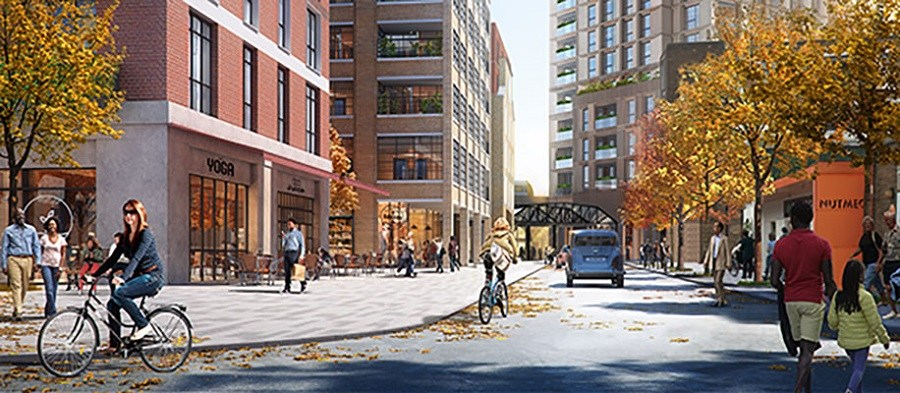
#> input picture images_training/aaa.jpg, 900 x 393 px, found by its file name; its folder holds only this picture in this run
$ python FirstTask.py
#> lines starting #> are read from the running program, lines starting #| are printed output that depends on the picture; after the words box and inside, x2 and y2 are one past the last pixel; in counts of white or black regions, pixels touching at a corner belong together
import cv2
import matplotlib.image as mpimg
import matplotlib.pyplot as plt
import os
import numpy
import numpy as np
from matplotlib import interactive

#img = cv2.imread("C:\\Users\\Teo\\Desktop\\Testing-Image-Processing\\first_image.png")

imageDir = "C:\\Users\\Teo\\Desktop\\Testing-Image-Processing\\images_training"
imageFiles = os.listdir(imageDir)
imageList = [] #this list will contain all the test images
for i in range(0, len(imageFiles)):
    imageList.append(mpimg.imread(imageDir +"\\"+imageFiles[i]))

def display_images(images, cmap=None):
    plt.figure(figsize=(8,6))
    for i, image in enumerate(images):
        plt.subplot(3,2,i+1)
        plt.imshow(image, cmap)
        plt.autoscale(tight=True)

    plt.show()

display_images(imageList)
#> the loop in display_images, `for i, image in enumerate(images):` made 1 pass

def color_filter(image):
    #convert to HLS to mask based on HLS
    hls = cv2.cvtColor(image, cv2.COLOR_RGB2HLS)
    lower = np.array([0,190,0])
    upper = np.array([255,255,255])
    yellower = np.array([10,0,90])
    yelupper = np.array([50,255,255])
    yellowmask = cv2.inRange(hls, yellower, yelupper)
    whitemask = cv2.inRange(hls, lower, upper)
    mask = cv2.bitwise_or(yellowmask, whitemask)
    masked = cv2.bitwise_and(image, image, mask = mask)
    return masked

filtered_img = list(map(color_filter, imageList))
#> in color_filter, image is the input picture: shape (393, 900, 3); mean R, G, B 133.1, 116.3, 105.3
#> in color_filter, `yellowmask = cv2.inRange(hls, yellower, yelupper)`:
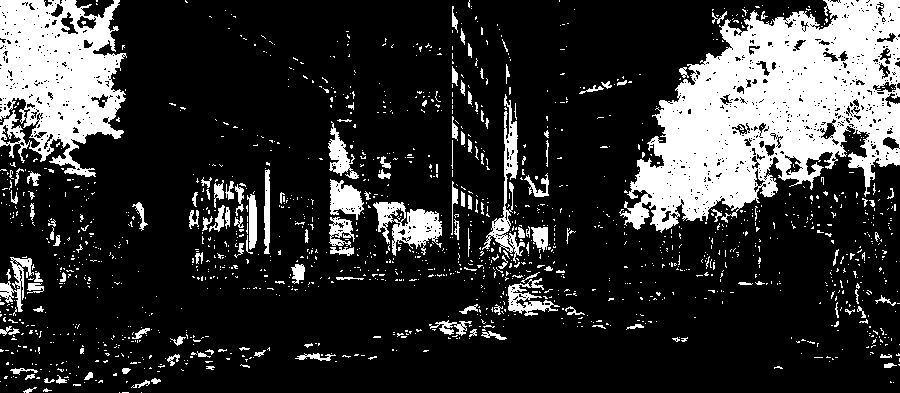
#> yellowmask: shape (393, 900); 19.9% white; 1511 white regions (1369 under 20 px), largest, box (x1, y1, x2, y2) and area: (619, 0, 900, 233) 35879, (0, 0, 127, 177) 14585, (373, 202, 442, 256) 1827
#> in color_filter, `whitemask = cv2.inRange(hls, lower, upper)`:
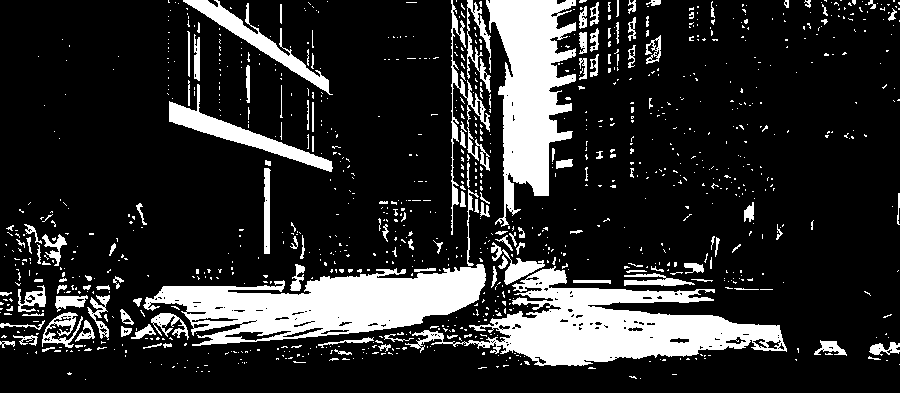
#> whitemask: shape (393, 900); 17.9% white; 1047 white regions (906 under 20 px), largest, box (x1, y1, x2, y2) and area: (405, 266, 787, 366) 15084, (143, 264, 486, 346) 14647, (486, 0, 576, 227) 11116
#> in color_filter, `masked = cv2.bitwise_and(image, image, mask = mask)`:
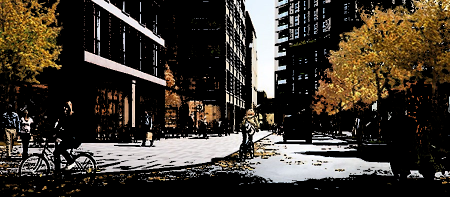
#> masked: shape (393, 900, 3) (shown at 1/2 size); mean R, G, B 63.4, 56.1, 46.6
#> filtered_img = 1 item
display_images(filtered_img)
#> the loop in display_images (call 2), `for i, image in enumerate(images):` made 1 pass

def roi(img):
    x = int(img.shape[1])
    y = int(img.shape[0])
    shape = np.array([[int(0), int(y)], [int(x), int(y)], [int(0.55*x), int(0.6*y)], [int(0.45*x), int(0.6*y)]])
    #define a numpy array with the dimensions of img, but comprised of zeros
    mask = np.zeros_like(img)
    #Uses 3 channels or 1 channel for color depending on input image
    if len(img.shape) > 2:
        channel_count = img.shape[2]
        ignore_mask_color = (255,) * channel_count
    else:
        ignore_mask_color = 255
    #creates a polygon with the mask color
    cv2.fillPoly(mask, np.int32([shape]), ignore_mask_color)
    #returns the image only where the mask pixels are not zero
    masked_image = cv2.bitwise_and(img, mask)
    return masked_image

roi_img = list(map(roi, filtered_img))
#> in roi, `masked_image = cv2.bitwise_and(img, mask)`:
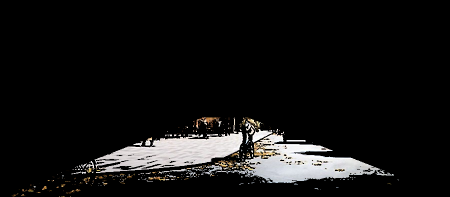
#> masked_image: shape (393, 900, 3) (shown at 1/2 size); mean R, G, B 19.3, 18.9, 18.6
#> roi_img = 1 item
display_images(roi_img)

def grayscale(img):
    return cv2.cvtColor(img, cv2.COLOR_RGB2GRAY)
def canny(img):
    return cv2.Canny(grayscale(img), 50, 120)
canny_img = list(map(canny, roi_img))
#> in canny, `return cv2.Canny(grayscale(img), 50, 120)`:
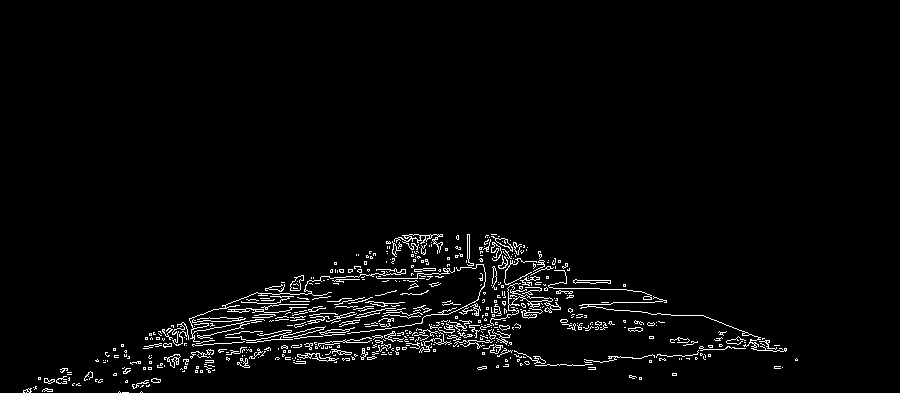
#> returned value: shape (393, 900); 2.8% white in thin lines or dots, all inside (x1, y1, x2, y2) = (23, 234, 798, 393)
#> canny_img = 1 item

display_images(canny_img,cmap='gray')

rightSlope, leftSlope, rightIntercept, leftIntercept = [], [], [], []

def draw_lines(img, lines, thickness=5):
    global rightSlope, leftSlope, rightIntercept, leftIntercept
    rightColor = [0, 255, 0]
    leftColor = [255, 0, 0]

    # this is used to filter out the outlying lines that can affect the average
    # We then use the slope we determined to find the y-intercept of the filtered lines by solving for b in y=mx+b
    for line in lines:
        for x1, y1, x2, y2 in line:
            slope = (y1 - y2) / (x1 - x2)
            if slope > 0.3:
                if x1 > 500:
                    yintercept = y2 - (slope * x2)
                    rightSlope.append(slope)
                    rightIntercept.append(yintercept)
                else:
                    None
            elif slope < -0.3:
                if x1 < 600:
                    yintercept = y2 - (slope * x2)
                    leftSlope.append(slope)
                    leftIntercept.append(yintercept)
    # We use slicing operators and np.mean() to find the averages of the 30 previous frames
    # This makes the lines more stable, and less likely to shift rapidly
    leftavgSlope = np.mean(leftSlope[-30:])
    leftavgIntercept = np.mean(leftIntercept[-30:])
    rightavgSlope = np.mean(rightSlope[-30:])
    rightavgIntercept = np.mean(rightIntercept[-30:])
    # Here we plot the lines and the shape of the lane using the average slope and intercepts
    try:
        left_line_x1 = int((0.65 * img.shape[0] - leftavgIntercept) / leftavgSlope)
        left_line_x2 = int((img.shape[0] - leftavgIntercept) / leftavgSlope)
        right_line_x1 = int((0.65 * img.shape[0] - rightavgIntercept) / rightavgSlope)
        right_line_x2 = int((img.shape[0] - rightavgIntercept) / rightavgSlope)
        pts = np.array([[left_line_x1, int(0.65 * img.shape[0])], [left_line_x2, int(img.shape[0])],
                        [right_line_x2, int(img.shape[0])], [right_line_x1, int(0.65 * img.shape[0])]], np.int32)
        pts = pts.reshape((-1, 1, 2))
        cv2.fillPoly(img, [pts], (0, 0, 255))
        cv2.line(img, (left_line_x1, int(0.65 * img.shape[0])), (left_line_x2, int(img.shape[0])), leftColor, 10)
        cv2.line(img, (right_line_x1, int(0.65 * img.shape[0])), (right_line_x2, int(img.shape[0])), rightColor, 10)
    except ValueError:
        # I keep getting errors for some reason, so I put this here. Idk if the error still persists.
        pass


def hough_lines(img, rho, theta, threshold, min_line_len, max_line_gap):
    lines = cv2.HoughLinesP(img, rho, theta, threshold, np.array([]), minLineLength=min_line_len,
                            maxLineGap=max_line_gap)
    line_img = np.zeros((img.shape[0], img.shape[1], 3), dtype=np.uint8)
    draw_lines(line_img, lines)
    return line_img


def linedetect(img):
    return hough_lines(img, 1, np.pi / 180, 10, 20, 100)
#> in hough_lines, `lines = cv2.HoughLinesP(img, rho, theta, threshold, np.array([]), minL..`: lines = 194 rows, first 6: [153, 332, 665, 359], [219, 308, 556, 302], [118, 392, 441, 242], [62, 368, 670, 314], [113, 350, 612, 289], [228, 303, 576, 279]
#> the loop in draw_lines, `for line in lines:` made 194 passes
#> after the loop in draw_lines, `for line in lines:`: leftIntercept = [446.8, 448.7, 9797, 436.8, 460, 556.3, 451.3, 536.1, 438.8, 505.8, 411.5, 701.2, 412.8, 437.1]; leftSlope = [-0.464, -0.443, -26, -0.382, -0.385, -0.966, -0.53, -0.601, -0.362, -0.862, -0.649, -0.672, -0.486, -0.322]; rightIntercept = [-181.2]; rightSlope = [0.701]
#> in draw_lines, `leftavgSlope = np.mean(leftSlope[-30:])`: leftavgSlope = -2.37
#> in draw_lines, `leftavgIntercept = np.mean(leftIntercept[-30:])`: leftavgIntercept = 1145.7
#> in draw_lines, `rightavgSlope = np.mean(rightSlope[-30:])`: rightavgSlope = 0.701
#> in draw_lines, `rightavgIntercept = np.mean(rightIntercept[-30:])`: rightavgIntercept = -181.2
#> in draw_lines, `left_line_x1 = int((0.65 * img.shape[0] - leftavgIntercept) / leftavgS..`: left_line_x1 = 376
#> in draw_lines, `left_line_x2 = int((img.shape[0] - leftavgIntercept) / leftavgSlope)`: left_line_x2 = 318
#> in draw_lines, `right_line_x1 = int((0.65 * img.shape[0] - rightavgIntercept) / righta..`: right_line_x1 = 622
#> in draw_lines, `right_line_x2 = int((img.shape[0] - rightavgIntercept) / rightavgSlope)`: right_line_x2 = 818
#> in draw_lines, `pts = np.array([[left_line_x1, int(0.65 * img.shape[0])], [left_line_x..`: pts = [[376, 255], [318, 393], [818, 393], [622, 255]]
#> in draw_lines, `cv2.line(img, (right_line_x1, int(0.65 * img.shape[0])), (right_line_x..`:
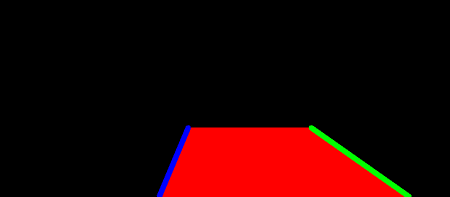
#> img: shape (393, 900, 3) (shown at 1/2 size); mean of channels 0, 1, 2 1.2, 1.9, 35.5; drawn as B, G, R


hough_img = list(map(linedetect, canny_img))
#> hough_img = 1 item
display_images(hough_img)

def weightSum(input_set):
    img = list(input_set)
    return cv2.addWeighted(img[0], 1, img[1], 0.8, 0)
result_img = list(map(weightSum, zip(hough_img, imageList)))
#> in weightSum, `img = list(input_set)`: img = 2 items
#> in weightSum, `return cv2.addWeighted(img[0], 1, img[1], 0.8, 0)`:
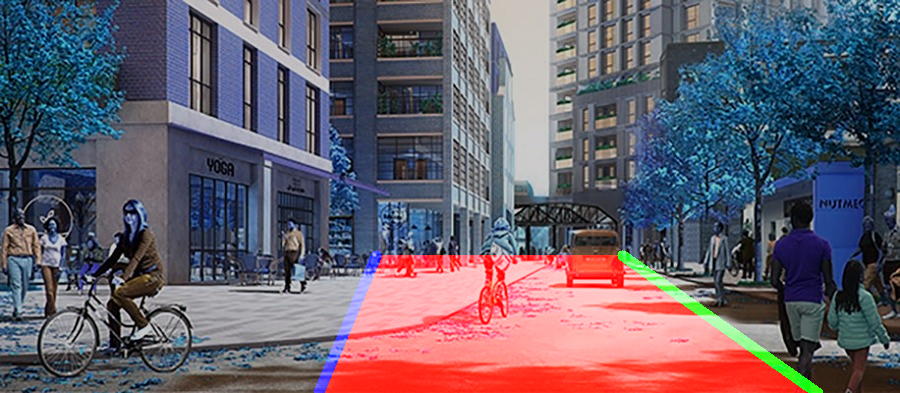
#> returned value: shape (393, 900, 3); mean of channels 0, 1, 2 107.1, 94.2, 102.2; drawn as B, G, R
#> result_img = 1 item
display_images(result_img)

# [14 lines of commented-out code are left out]

$ run again, on images_training/ccc.jpg
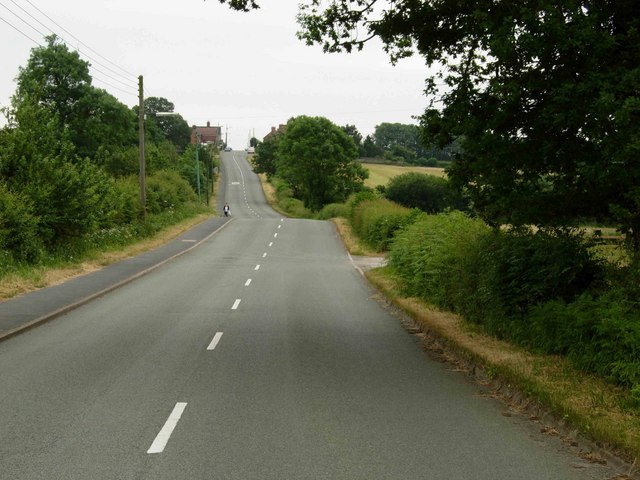
#> input picture images_training/ccc.jpg, 640 x 480 px, found by its file name
#> the loop in display_images, `for i, image in enumerate(images):` made 1 pass
#> hls: shape (480, 640, 3); mean of channels 0, 1, 2 33.9, 92.9, 78.7
#> in color_filter, image is the input picture: shape (480, 640, 3); mean R, G, B 98.5, 102.8, 82
#> in color_filter, `yellowmask = cv2.inRange(hls, yellower, yelupper)`:
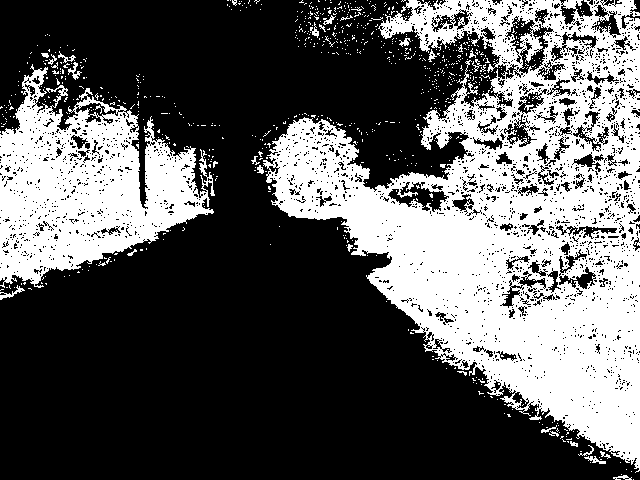
#> yellowmask: shape (480, 640); 35.9% white; 841 white regions (810 under 20 px), largest, box (x1, y1, x2, y2) and area: (263, 0, 640, 473) 82218, (0, 64, 215, 288) 24848, (0, 285, 25, 300) 100
#> whitemask: shape (480, 640); 14.2% white; 201 white regions (186 under 20 px), largest, box (x1, y1, x2, y2) and area: (0, 0, 463, 151) 40814, (333, 0, 403, 44) 884, (147, 403, 187, 453) 573
#> filtered_img = 1 item
#> the loop in display_images (call 2), `for i, image in enumerate(images):` made 1 pass
#> lines = 22 rows, first 6: [412, 329, 627, 479], [407, 329, 621, 478], [414, 329, 607, 459], [409, 328, 624, 478], [423, 344, 616, 479], [147, 451, 217, 335]
#> the loop in draw_lines, `for line in lines:` made 22 passes
#> after the loop in draw_lines, `for line in lines:`: leftIntercept = [694.6, 768.6, 723.1, 712.3, 770.3]; leftSlope = [-1.66, -1.97, -1.81, -1.73, -1.98]; rightIntercept = []
#> leftavgSlope = -1.83
#> leftavgIntercept = 733.8
#> rightavgSlope = nan
#> left_line_x1 = 230
#> left_line_x2 = 138
#> line_img: shape (480, 640, 3); every value is 0
#> hough_img = 1 item
#> img = 2 items
#> in weightSum, `return cv2.addWeighted(img[0], 1, img[1], 0.8, 0)`:
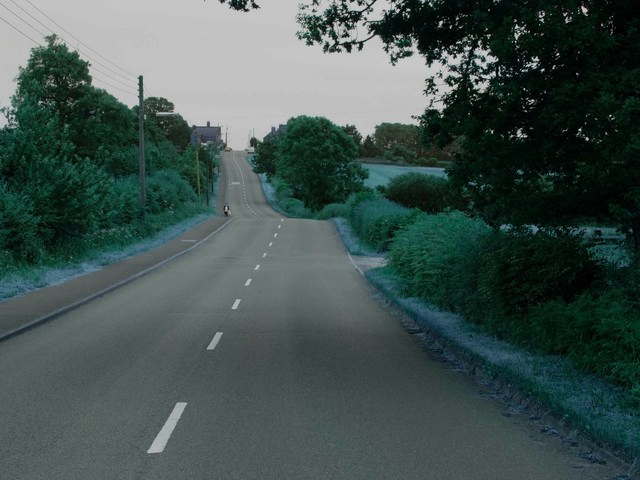
#> returned value: shape (480, 640, 3); mean of channels 0, 1, 2 78.8, 82.2, 65.6; drawn as B, G, R
#> result_img = 1 item
